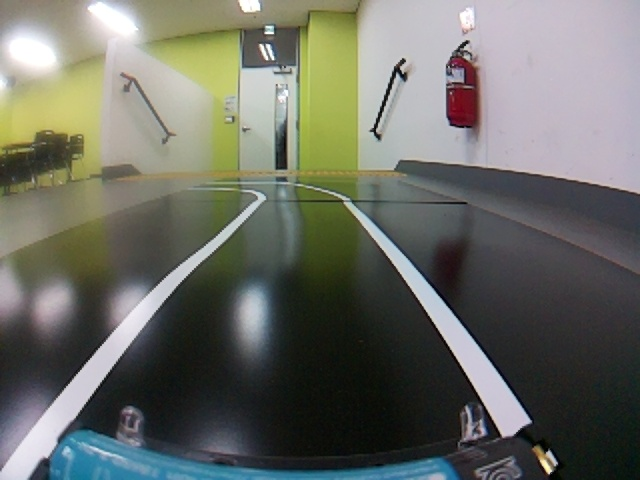
#> input picture assignment1/pict/frame(1).jpg, 640 x 480 px
$ python -i camera.py   (imports and definitions only)
#> lines starting #> are read from the running program, lines starting #| are printed output that depends on the picture; after the words box and inside, x2 and y2 are one past the last pixel; in counts of white or black regions, pixels touching at a corner belong together
#> further down, picture is the input picture: shape (480, 640, 3); mean B, G, R 101.5, 109.7, 107.6
import os
import cv2
import numpy as np
import time
# import afb
import sys
sys.path.append("/usr/lib/python3/dist-packages")  # Add system packages path
from picamera2 import Picamera2

_picam2 = None

# 고정 파라미터 설정
THRESHOLD_VAL = 160
CANNY_LOW = 20
CANNY_HIGH = 150
HSV_LOWER = np.array([0, 0, 200])
HSV_UPPER = np.array([180, 50, 255])
kernel = cv2.getStructuringElement(cv2.MORPH_RECT, (5, 5))

def hsv_mask(image) :
    hsv = cv2.cvtColor(image, cv2.COLOR_BGR2HSV)
#> hsv: shape (480, 640, 3); mean H, S, V 78, 49.2, 115
    hsv_mask = cv2.inRange(hsv, HSV_LOWER, HSV_UPPER)
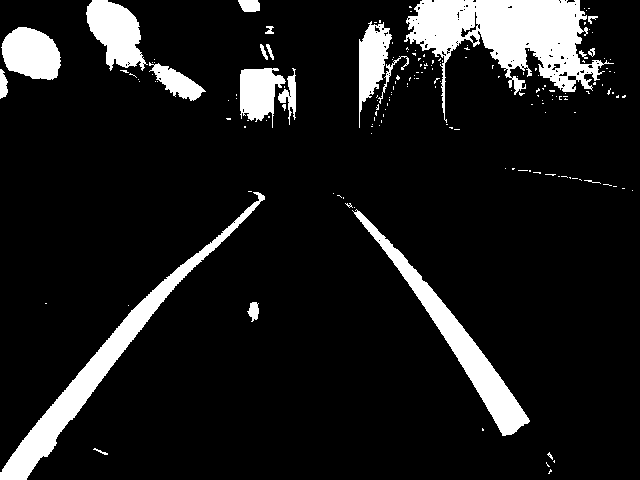
#> hsv_mask: shape (480, 640); 11% white; 174 white regions (153 under 20 px), largest, box (x1, y1, x2, y2) and area: (404, 0, 614, 123) 10585, (0, 192, 265, 480) 6612, (352, 209, 530, 436) 5184
    hsv_result = cv2.bitwise_and(image, image, mask=hsv_mask)
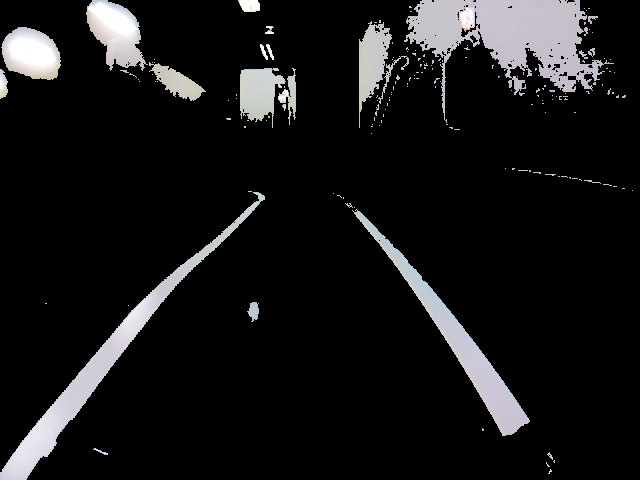
#> hsv_result: shape (480, 640, 3); mean B, G, R 23.3, 22.7, 22.9

def gray_mask(image) :
    return cv2.cvtColor(image, cv2.COLOR_BGR2GRAY)


def filtering(image) :
    closing = cv2.morphologyEx(image, cv2.MORPH_CLOSE, kernel)
    opening = cv2.morphologyEx(closing, cv2.MORPH_OPEN, kernel)
    opening = cv2.erode(opening, kernel, iterations=1)
    return opening

def binary(image) :
    _, binary = cv2.threshold(image, THRESHOLD_VAL, 255, cv2.THRESH_BINARY)
    return binary

def contour(image) :
    contours, _ = cv2.findContours(image, cv2.RETR_EXTERNAL, cv2.CHAIN_APPROX_SIMPLE)
    filled = np.zeros_like(image)
    cv2.drawContours(filled, contours, -1, 255, thickness=cv2.FILLED)
    return

def canny(image) :

    contours, _ = cv2.findContours(binary, cv2.RETR_EXTERNAL, cv2.CHAIN_APPROX_SIMPLE)
    filled = np.zeros_like(binary)
    cv2.drawContours(filled, contours, -1, 255, thickness=cv2.FILLED)

    edges = cv2.Canny(filled, CANNY_LOW, CANNY_HIGH)

>>> import cv2
>>> picture = cv2.imread('../assignment1/pict/frame(1).jpg')
>>> result = hsv_mask(picture)

$ run again, on assignment1/pict/frame(10).jpg
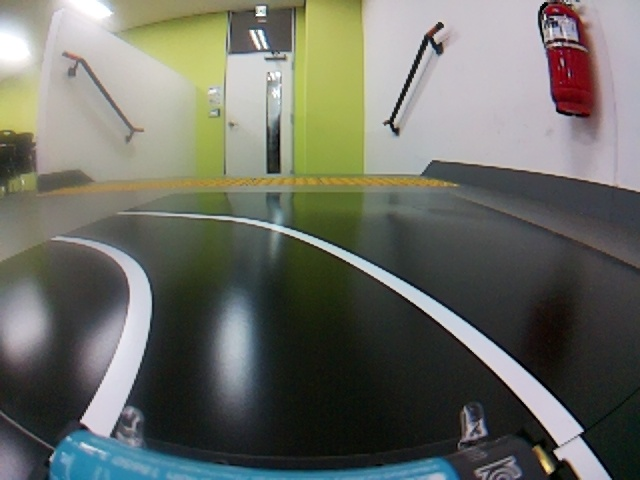
#> input picture assignment1/pict/frame(10).jpg, 640 x 480 px
#> picture is the input picture: shape (480, 640, 3); mean B, G, R 100.9, 109.4, 107.4
#> hsv: shape (480, 640, 3); mean H, S, V 74.5, 50.5, 114.8
#> in hsv_mask, `hsv_mask = cv2.inRange(hsv, HSV_LOWER, HSV_UPPER)`:
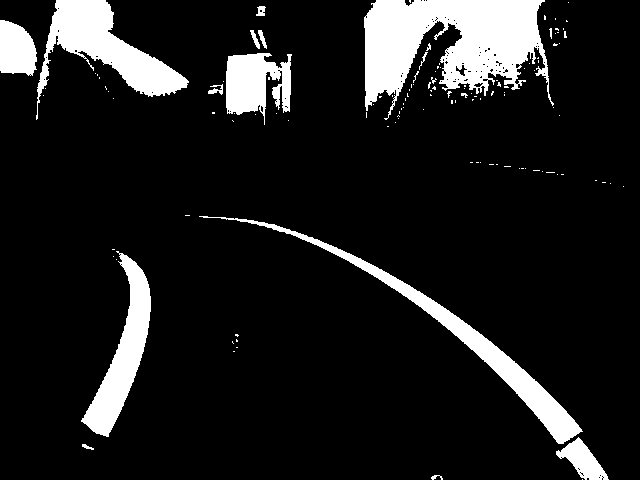
#> hsv_mask: shape (480, 640); 11.6% white; 123 white regions (106 under 20 px), largest, box (x1, y1, x2, y2) and area: (364, 0, 554, 120) 12735, (36, 0, 189, 120) 6071, (199, 216, 583, 444) 5659
#> in hsv_mask, `hsv_result = cv2.bitwise_and(image, image, mask=hsv_mask)`:
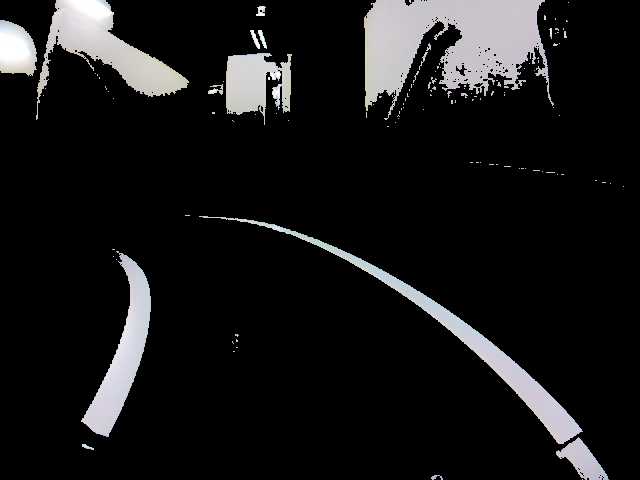
#> hsv_result: shape (480, 640, 3); mean B, G, R 24.3, 23.8, 24

$ run again, on assignment1/pict/frame(11).jpg
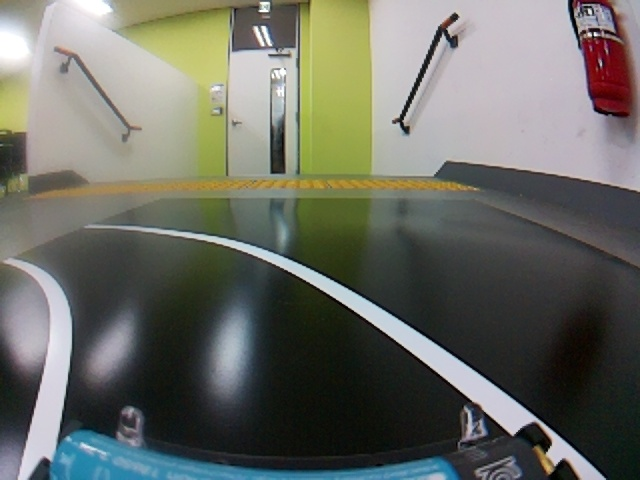
#> input picture assignment1/pict/frame(11).jpg, 640 x 480 px
#> picture is the input picture: shape (480, 640, 3); mean B, G, R 100.2, 108.5, 106.6
#> hsv: shape (480, 640, 3); mean H, S, V 74.2, 51.8, 114.1
#> in hsv_mask, `hsv_mask = cv2.inRange(hsv, HSV_LOWER, HSV_UPPER)`:
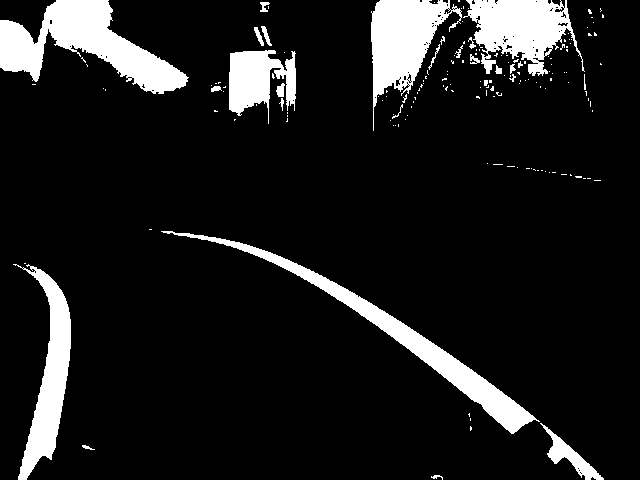
#> hsv_mask: shape (480, 640); 11.1% white; 167 white regions (141 under 20 px), largest, box (x1, y1, x2, y2) and area: (0, 0, 189, 94) 7694, (161, 231, 540, 434) 6134, (371, 0, 462, 131) 5265
#> in hsv_mask, `hsv_result = cv2.bitwise_and(image, image, mask=hsv_mask)`:
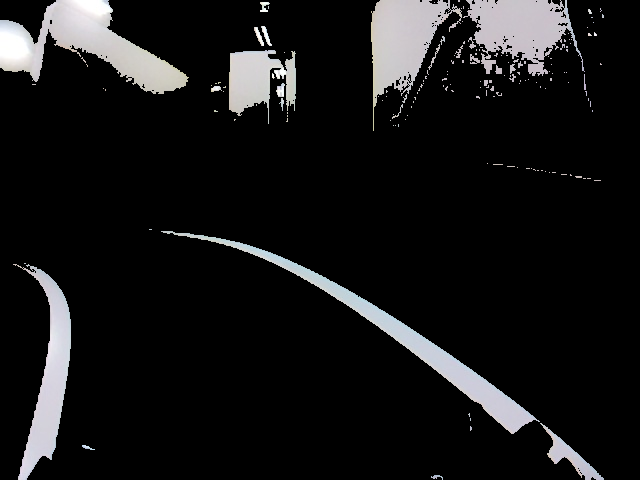
#> hsv_result: shape (480, 640, 3); mean B, G, R 23.3, 22.8, 23

$ run again, on assignment1/pict/frame(12).jpg
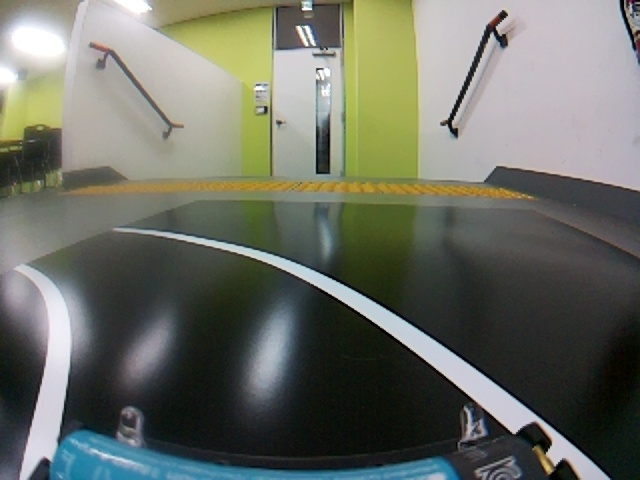
#> input picture assignment1/pict/frame(12).jpg, 640 x 480 px
#> picture is the input picture: shape (480, 640, 3); mean B, G, R 101, 110.9, 107.7
#> hsv: shape (480, 640, 3); mean H, S, V 70.2, 51.3, 115.2
#> in hsv_mask, `hsv_mask = cv2.inRange(hsv, HSV_LOWER, HSV_UPPER)`:
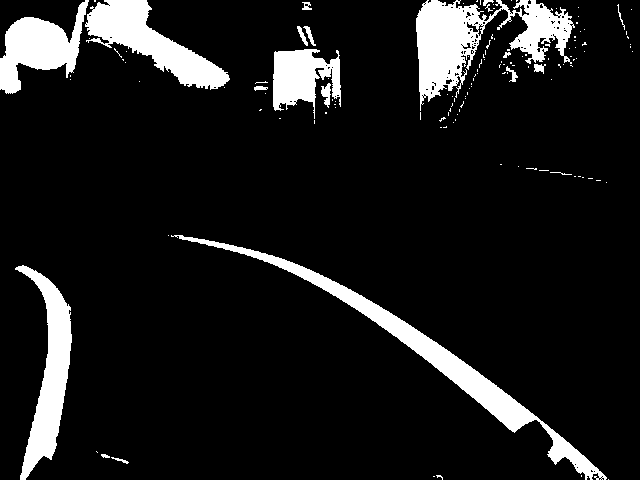
#> hsv_mask: shape (480, 640); 10.4% white; 135 white regions (116 under 20 px), largest, box (x1, y1, x2, y2) and area: (171, 235, 607, 480) 7147, (416, 0, 575, 111) 7079, (85, 0, 230, 90) 5023
#> in hsv_mask, `hsv_result = cv2.bitwise_and(image, image, mask=hsv_mask)`:
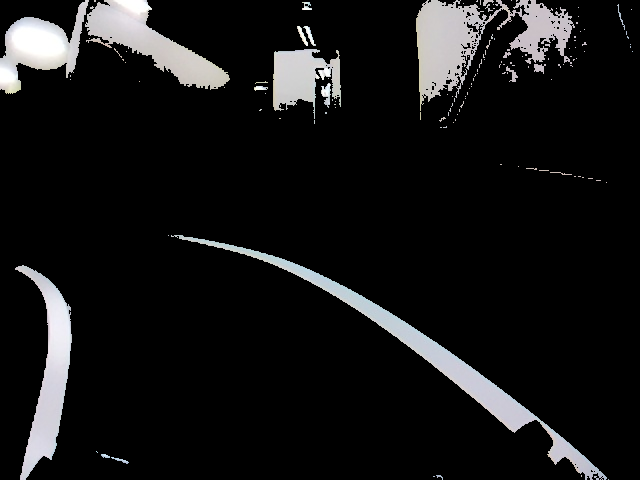
#> hsv_result: shape (480, 640, 3); mean B, G, R 22, 21.7, 21.8
